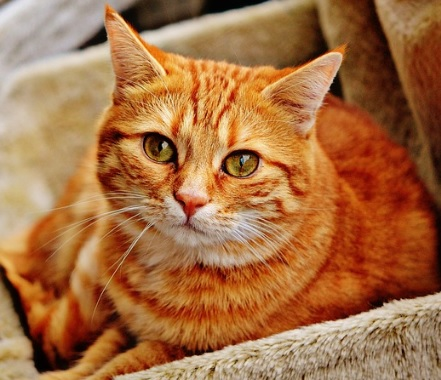
#> input picture 파이썬 4주차 인공지능 3일차(svm, oepncv)/cat.jpg, 441 x 380 px
$ jupyter execute '과제1_opencv_고양이.ipynb'
#> lines starting #> are read from the running program, lines starting #| are printed output that depends on the picture; after the words box and inside, x2 and y2 are one past the last pixel; in counts of white or black regions, pixels touching at a corner belong together
[cell 1]
import cv2
import matplotlib.pyplot as plt

image = cv2.imread('cat.jpg')#, cv2.IMREAD_GRAYSCALE)
#> image is the input picture: shape (380, 441, 3); mean B, G, R 66.9, 110.2, 165
plt.imshow(image)
plt.show()

[cell 2]
# 원본 파일
imgRGB = cv2.cvtColor(image, cv2.COLOR_BGR2RGB)
plt.imshow(imgRGB)
plt.show()

[cell 3]
# 180도 회전
flip = cv2.flip(imgRGB, 0)
plt.imshow(flip)
plt.show()

[cell 4]
# 좌우반전
flip = cv2.flip(imgRGB, 1)
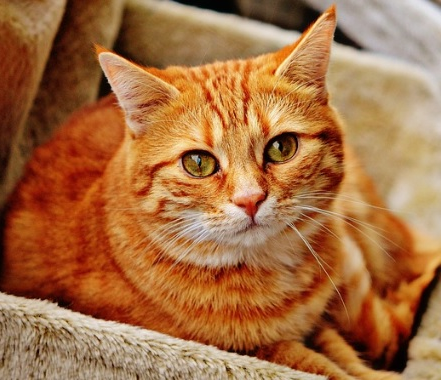
#> flip: shape (380, 441, 3); mean R, G, B 165, 110.2, 66.9
plt.imshow(flip)
plt.show()

[cell 5]
# 좌우반전 후 180도 회전
flip = cv2.flip(imgRGB, -1)
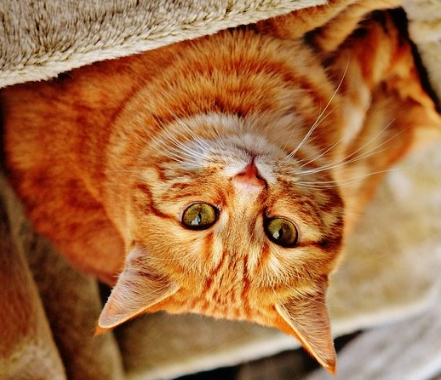
#> flip: shape (380, 441, 3); mean R, G, B 165, 110.2, 66.9
plt.imshow(flip)
plt.show()

[cell 6]
# 90도 회전
height, width, channel = imgRGB.shape
#> height = 380; width = 441; channel = 3
matrix = cv2.getRotationMatrix2D((width/2,height/2),-90.,1)
dst = cv2.warpAffine(imgRGB, matrix, (width, height))

plt.imshow(dst)

[cell 7]
# 90도 회전 후 크기 조정

height, width, channel = imgRGB.shape

# center, angle, scale
# center로 중심점 설정 후 각도 지정하고 크기 지정
matrix = cv2.getRotationMatrix2D( (width/2,height/2) , -90 , 0.5)

dst = cv2.warpAffine(imgRGB, matrix, (width, height))

plt.imshow(dst)

[cell 8]
# 400 x 400
plt.imshow(imgRGB)

[cell 9]
# 800 x 800
dst = cv2.pyrUp(imgRGB, dstsize = (width * 2, height * 2), borderType = cv2.BORDER_DEFAULT)
#> dst: shape (760, 882, 3)
plt.imshow(dst)
# 픽셀이 커짐

[cell 10]
# 200 x 200
dst2 = cv2.pyrDown(imgRGB)
plt.imshow(dst2)

[cell 11]
dst = cv2.cvtColor(imgRGB, cv2.COLOR_BGR2GRAY)
#> dst: shape (380, 441)
plt.imshow(dst)

[cell 12]
dst = cv2.bitwise_not(imgRGB)
#> dst: shape (380, 441, 3)
plt.imshow(dst)

[cell 13]
gray = cv2.cvtColor(imgRGB, cv2.COLOR_BGR2GRAY)
plt.imshow(gray)

[cell 14]
ret, dst = cv2.threshold(gray, 100, 255, cv2.THRESH_BINARY)
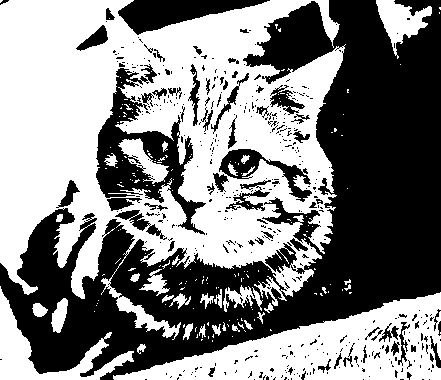
#> dst: shape (380, 441); 51.7% white; 435 black regions (372 under 20 px), largest, box (x1, y1, x2, y2) and area: (0, 0, 441, 380) 64181, (96, 64, 206, 235) 5893, (118, 0, 270, 35) 2651
plt.imshow(dst)

[cell 15]
ret, dst = cv2.threshold(gray, 100, 255, cv2.THRESH_TRUNC)
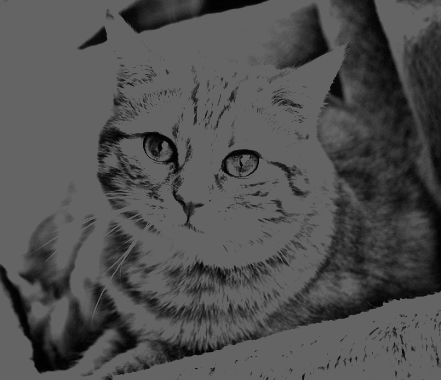
#> dst: shape (380, 441); min 0, max 100, mean 79.4
plt.imshow(dst)

[cell 16]
plt.imshow(image)

[cell 17]
image = cv2.imread('cat.jpg', cv2.IMREAD_GRAYSCALE)
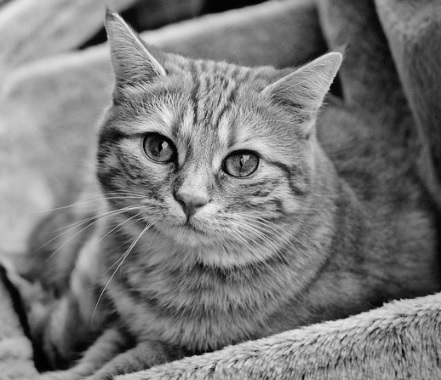
#> image: shape (380, 441); min 0, max 244, mean 121.6

images = []
ret, thres1 = cv2.threshold(image, 127, 255, cv2.THRESH_BINARY)
#> thres1: shape (380, 441); 48.5% white; 243 white regions (199 under 20 px), largest, box (x1, y1, x2, y2) and area: (0, 0, 345, 306) 60248, (113, 292, 441, 380) 11684, (0, 290, 134, 380) 3092
ret, thres2 = cv2.threshold(image, 127, 255, cv2.THRESH_BINARY_INV)
ret, thres3 = cv2.threshold(image, 127, 255, cv2.THRESH_TRUNC)
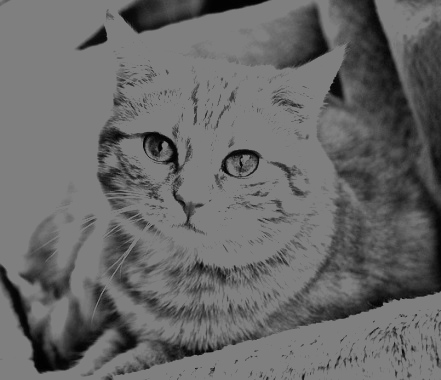
#> thres3: shape (380, 441); min 0, max 127, mean 103.3
ret, thres4 = cv2.threshold(image, 127, 255, cv2.THRESH_TOZERO)
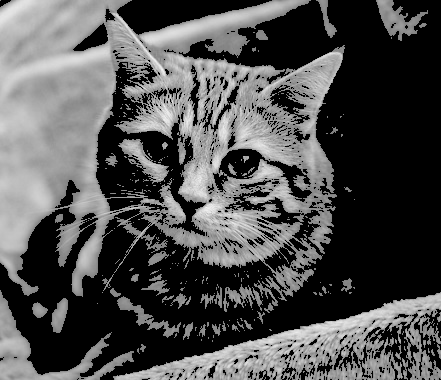
#> thres4: shape (380, 441); min 0, max 244, mean 79.9
ret, thres5 = cv2.threshold(image, 127, 255, cv2.THRESH_TOZERO_INV)
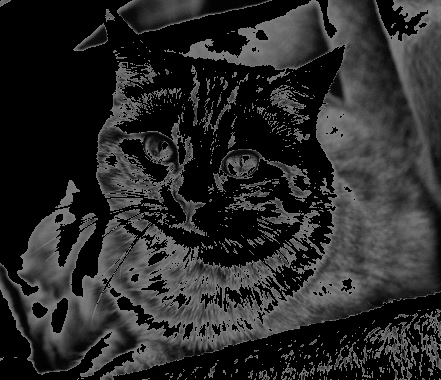
#> thres5: shape (380, 441); min 0, max 127, mean 41.7
images.append(thres1)
images.append(thres2)
images.append(thres3)
images.append(thres4)
images.append(thres5)

for i in images:
    plt.imshow(cv2.cvtColor(i, cv2.COLOR_GRAY2RGB))
    plt.show()
#> this loop made 5 passes

[cell 18]
import cv2
import numpy as np

src = cv2.imread('cat.jpg')
gray = cv2.cvtColor(src, cv2.COLOR_BGR2GRAY)
result = np.zeros((src.shape[0], 256), dtype = np.uint8)

hist = cv2.calcHist([gray], [0], None, [256], [0, 256])
#> hist = 256 values, max 1286 at index 124, min 0 at index 239, mean 654.6
cv2.normalize(hist, hist, 0, result.shape[0], cv2.NORM_MINMAX)

for x, y in enumerate(hist):
    cv2.line(result, (int(x), result.shape[0]), (int(x), result.shape[0] - int(y)), 255)
#> this loop made 256 passes
#> y on passes 1 to 3: [1.48], [5.02], [23.34]
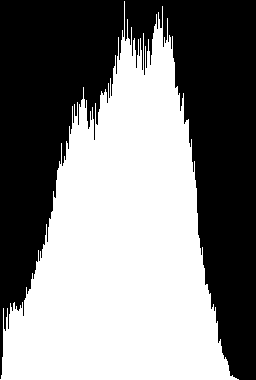
#> result: shape (380, 256); 50.8% white; 1 black region, box (x1, y1, x2, y2) and area: (0, 0, 256, 380) 47881

dst = np.hstack([gray, result])
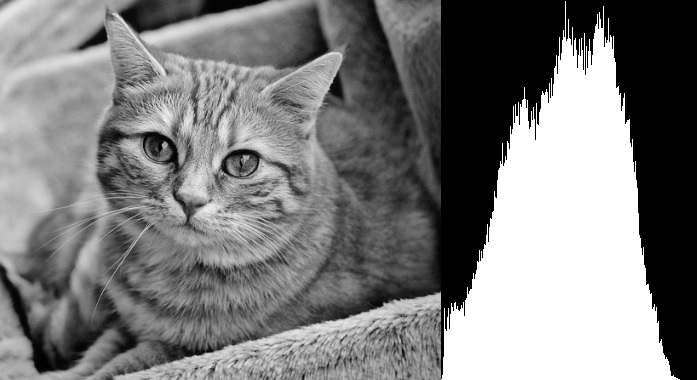
#> dst: shape (380, 697); min 0, max 255, mean 124.5

plt.imshow(dst)
